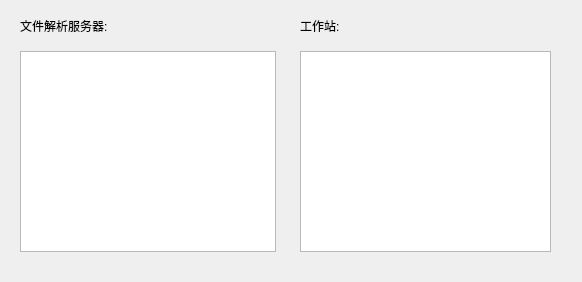
<?xml version="1.0" encoding="UTF-8"?>
<ui version="4.0">
 <class>Dialog</class>
 <widget class="QDialog" name="Dialog">
  <property name="geometry">
   <rect>
    <x>0</x>
    <y>0</y>
    <width>582</width>
    <height>282</height>
   </rect>
  </property>
  <property name="windowTitle">
   <string>Dialog</string>
  </property>
  <widget class="QTextBrowser" name="ParsingInfo">
   <property name="geometry">
    <rect>
     <x>20</x>
     <y>51</y>
     <width>256</width>
     <height>201</height>
    </rect>
   </property>
  </widget>
  <widget class="QLabel" name="label">
   <property name="geometry">
    <rect>
     <x>20</x>
     <y>10</y>
     <width>181</width>
     <height>31</height>
    </rect>
   </property>
   <property name="text">
    <string>文件解析服务器:</string>
   </property>
  </widget>
  <widget class="QLabel" name="label_2">
   <property name="geometry">
    <rect>
     <x>300</x>
     <y>10</y>
     <width>101</width>
     <height>31</height>
    </rect>
   </property>
   <property name="text">
    <string>工作站:</string>
   </property>
  </widget>
  <widget class="QTextBrowser" name="WorkstationInfo">
   <property name="geometry">
    <rect>
     <x>300</x>
     <y>51</y>
     <width>251</width>
     <height>201</height>
    </rect>
   </property>
  </widget>
 </widget>
 <resources/>
 <connections/>
</ui>
